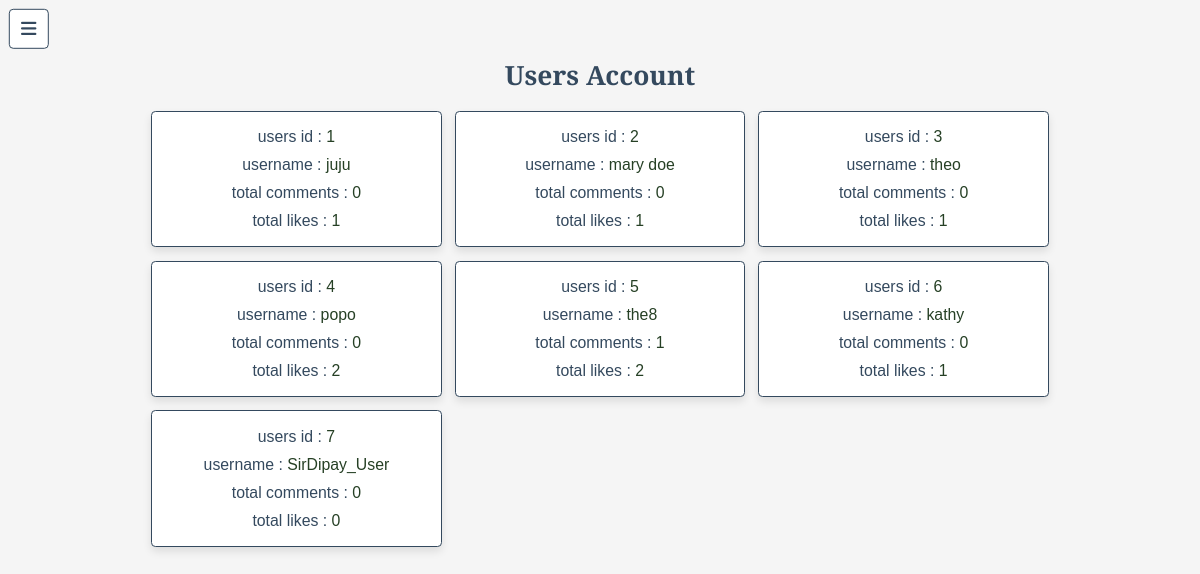
/admin/users_accounts.php (signed in), run on the app's committed database.
### tables this page shows
CREATE TABLE `users` (
  `id` int(100) NOT NULL,
  `name` varchar(20) NOT NULL,
  `email` varchar(50) NOT NULL,
  `password` varchar(50) NOT NULL
);

### admin/users_accounts.php (the view, shortened to what this page needs)
<?php
include '../components/connect.php';
?>
<!DOCTYPE html>
<html lang="en">
<head>
   <link rel="stylesheet" href="https://cdnjs.cloudflare.com/ajax/libs/font-awesome/6.1.1/css/all.min.css">
   <link rel="stylesheet" href="../css/admin_style.css">
</head>
<body>
<?php include '../components/admin_header.php' ?>
<section class="accounts">
   <h1 class="heading">users account</h1>
   <div class="box-container">
   <?php
      $select_account = $conn->prepare("SELECT * FROM `users`");
      $select_account->execute();
      if($select_account->rowCount() > 0){
         while($fetch_accounts = $select_account->fetch(PDO::FETCH_ASSOC)){
            $user_id = $fetch_accounts['id'];
            $count_user_comments = $conn->prepare("SELECT * FROM `comments` WHERE user_id = ?");
            $count_user_comments->execute([$user_id]);
            $total_user_comments = $count_user_comments->rowCount();
            $count_user_likes = $conn->prepare("SELECT * FROM `likes` WHERE user_id = ?");
            $count_user_likes->execute([$user_id]);
            $total_user_likes = $count_user_likes->rowCount();
   ?>
   <div class="box">
      <p> users id : <span><?= $user_id; ?></span> </p>
      <p> username : <span><?= $fetch_accounts['name']; ?></span> </p>
      <p> total comments : <span><?= $total_user_comments; ?></span> </p>
      <p> total likes : <span><?= $total_user_likes; ?></span> </p>
   </div>
   <?php
      }
   }else{
      echo '<p class="empty">no accounts available</p>';
   }
   ?>
   </div>
</section>
</body>
</html>

### css/admin_style.css (style rules this page uses)
:root { --main-color:#264025; --red:#e74c3c; --orange:#AD6B4B; --black:#34495e; --white:#fff; --light-bg:#f5f5f5; --light-color:#999; --border:.2rem solid var(--black); --box-shadow:0 .5rem 1rem rgba(0,0,0,.1); }
* { font-family: 'Playfair Display', sans-serif; margin:0; padding:0; box-sizing: border-box; text-decoration: none; outline: none; border:none; }
html { font-size: 62.5%; overflow-x: hidden; }
body { background-color: var(--light-bg); padding-left: 35rem; }
section { max-width: 1200px; margin:0 auto; padding:2rem; }
.heading { text-align: center; margin-bottom: 2rem; text-transform: capitalize; color:var(--black); font-size: 3rem; }
.accounts .box-container { display: grid; grid-template-columns: repeat(auto-fit, 33rem); gap:1.5rem; justify-content: center; align-items: flex-start; }
.accounts .box-container .box { background-color: var(--white); border-radius: .5rem; box-shadow: var(--box-shadow); border:var(--border); padding:1rem 2rem; text-align: center; }
.accounts .box-container .box p { margin: .5rem 0; font-size: 1.8rem; color:var(--black); line-height: 1.5; }
.accounts .box-container .box p span { color:var(--main-color); }
@media (max-width:1200px) { html { font-size: 55%; } }
@media (max-width:1200px) { body { padding-left: 0; } }

### data on the page
users: id "1", name "juju", total_user_comments "0", total_user_likes "1"
users: id "2", name "mary doe", total_user_comments "0", total_user_likes "1"
users: id "3", name "theo", total_user_comments "0", total_user_likes "1"
users: id "4", name "popo", total_user_comments "0", total_user_likes "2"
users: id "5", name "the8", total_user_comments "1", total_user_likes "2"
users: id "6", name "kathy", total_user_comments "0", total_user_likes "1"
users: id "7", name "SirDipay_User", total_user_comments "0", total_user_likes "0"
